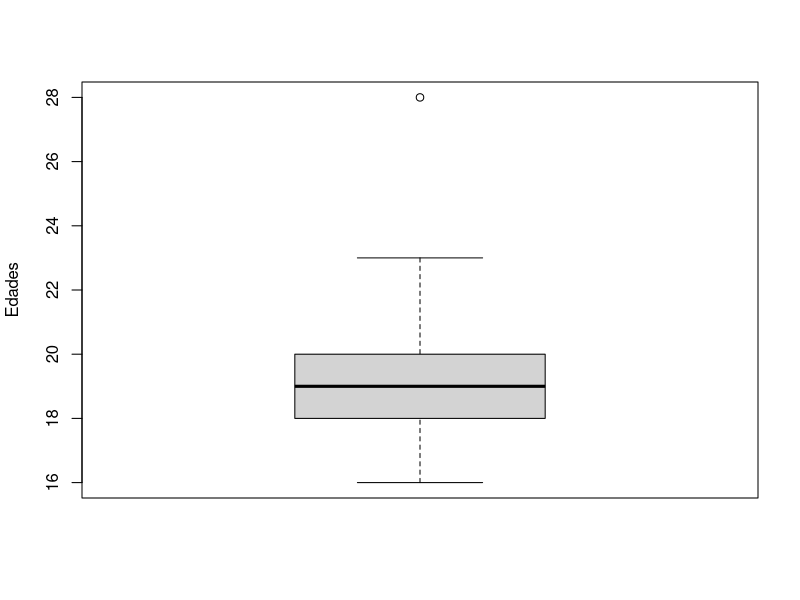
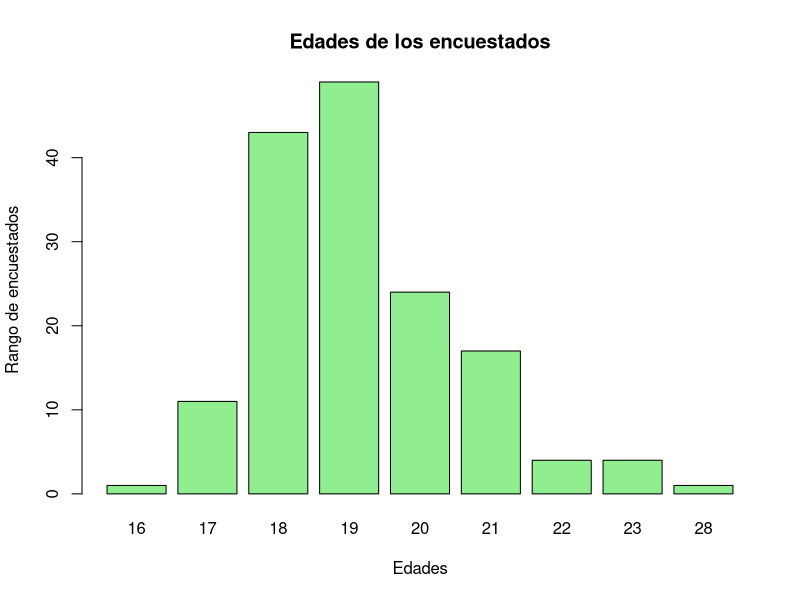
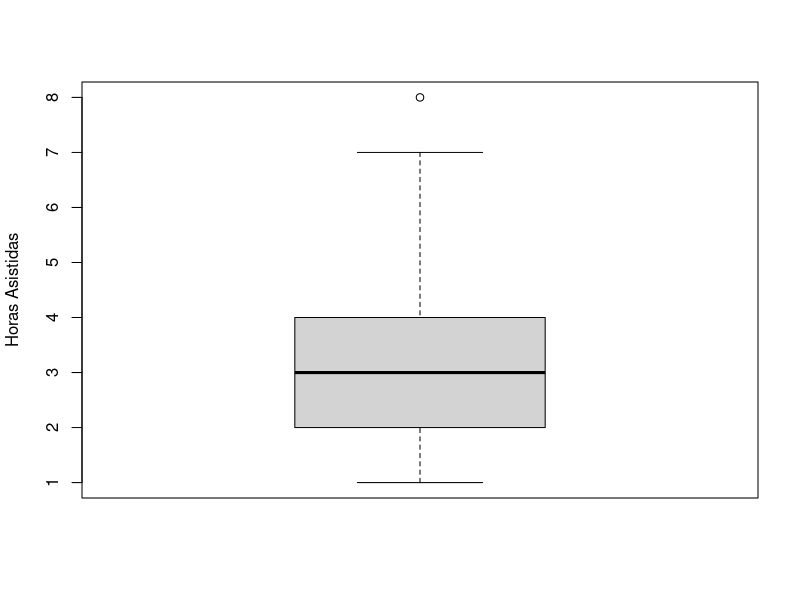
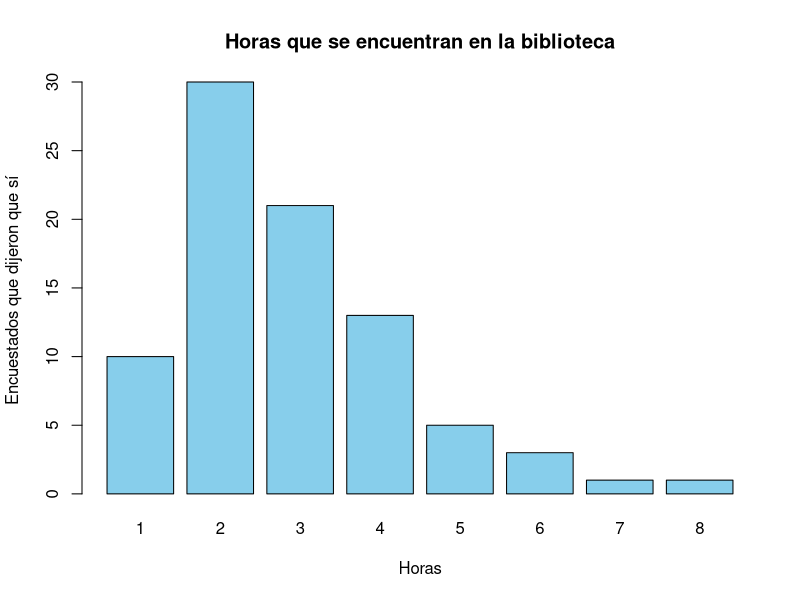
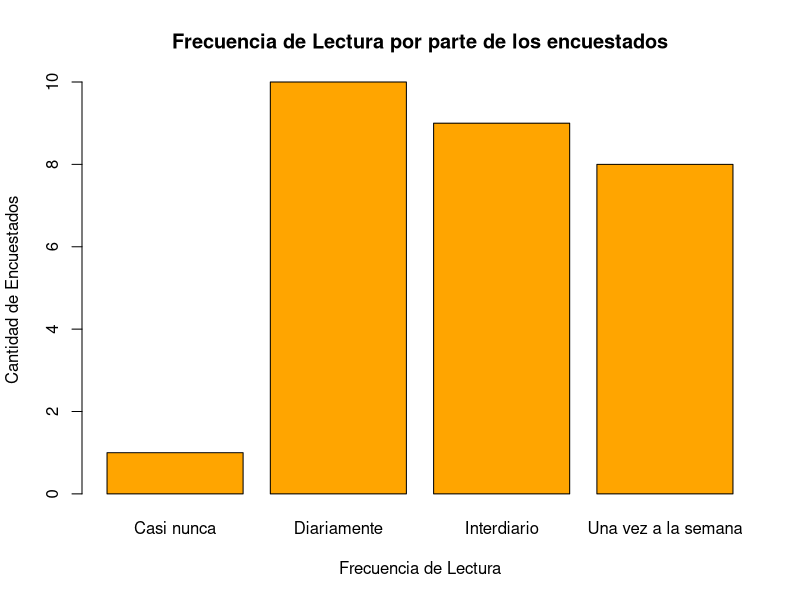
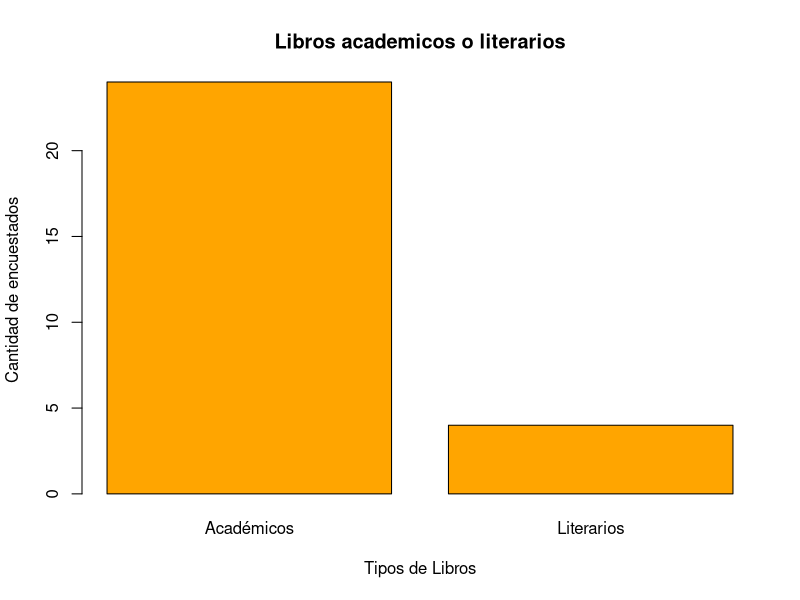
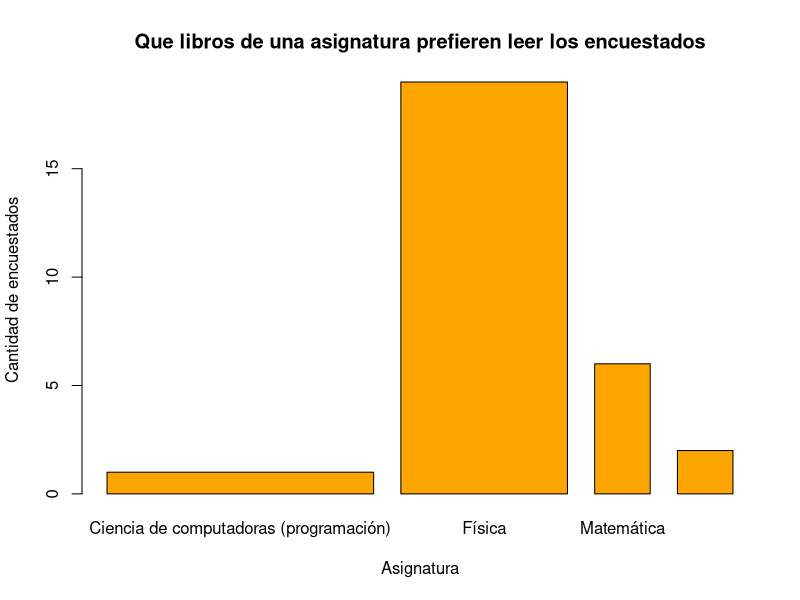
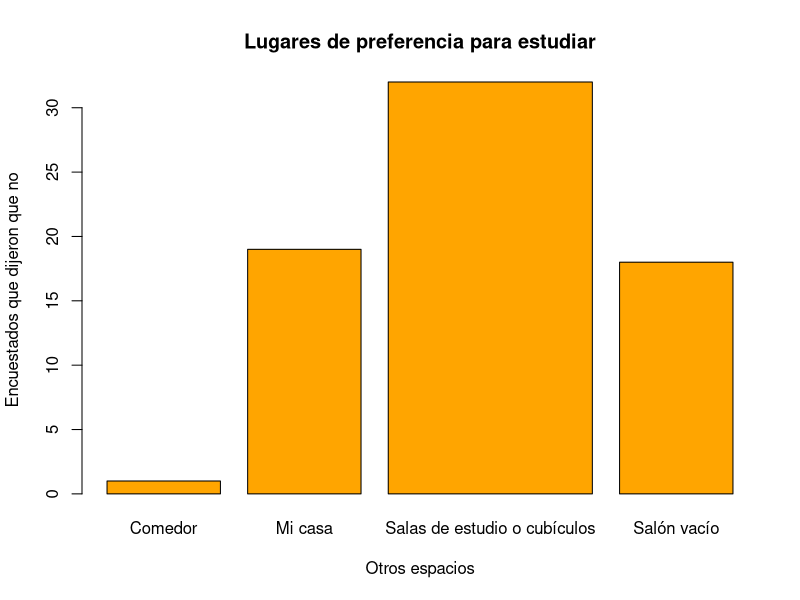

Recreate these plots in R, in order.
## ---- chunk 1
list.of.packages <- c("readr","dplyr","ggplot2","stringr","stringi","tidyverse","modeest")
new.packages <- list.of.packages[!(list.of.packages %in% installed.packages()[,"Package"])]
if(length(new.packages)) install.packages(new.packages)

## ---- chunk 2
library(readr)
library(dplyr)
library(stringr)
library(stringi)
library(ggplot2)
library(tidyverse)
library(modeest)
## ---- chunk 3
DF <- read_csv("Encuestados1.csv")
## ---- chunk 4
DF %>% select(-1)-> DF
DF %>% select(-20)-> DF
# Se elimina la columna que indica la hora de llenado de la encuesta y la columna que contiene los correos de los encuestados (es una encuesta anónima, se utilizo el correo para verificar que no eran datos repetidos)

## ---- chunk 5
rename(DF, Edad = `¿Qué edad tienes?`, Carrera = `¿Que carrera estudias?`, Asistencia = `¿Sueles frecuentar la biblioteca`, HorasAsis = `¿Cuántas horas al día vas a la biblioteca ? (en horas; ejemplo: 3 horas y media=3.5 h)`, Actividades = `¿Qué acciones realizas en la biblioteca`, Motivo = `¿Por qué no usas la biblioteca?`, OtrosEspacios = `¿Qué otro lugar prefieres antes de la biblioteca?`, MejorasBiblio = `¿Qué mejorarías a la biblioteca para empezar a usarla?`, AComputadoras = `¿Qué acciones realizas al reservar una computadora?`, Rendimiento1 = `¿Tuviste una mejora en tus notas al utilizar este espacio educativo?...11`, Implementaciones = `¿Crees que la biblioteca puede ser mejor? ¿Qué mejoras implementarías?`, FrecuenciaLec = `¿Cuán seguido lees?`, Preferencias =`¿Qué tipo de libros lees más?\n`, Tipodelibros = `¿De qué asignatura son los libros académicos que sueles leer?\n`, Rendimiento2 = `¿Tuviste una mejora en tus notas al utilizar este espacio educativo?...16`, Recomendaciones1 = `¿Crees que la biblioteca puede ser mejor y que mejora le harías?...17`, ActPEr = `¿Qué actividades personales realizas en la biblioteca?`, Rendimiento3 = `¿Tuviste una mejora en tus notas al utilizar este espacio educativo?...19`, Recomendaciones2 = `¿Crees que la biblioteca puede ser mejor y que mejora le harías?...20`) -> DF
## ---- chunk 6
names(DF)
## ---- chunk 7
summary(DF)
## ---- chunk 8
DFSi <- DF[grep("Sí", DF$Asistencia),]
DFSi
## ---- chunk 9
DFSi %>% select(-6) %>% select(-6) %>% select(-6)-> DFSi
DFSi
## ---- chunk 10
DFNo <- DF[grep("No", DF$Asistencia),]
DFNo
## ---- chunk 11
DFNo <- DFNo[, -c(4,5,9,10,11,12,13,14,15,16,17,18,19)]
DFNo
## ---- chunk 12
table(complete.cases(DFNo), useNA = "ifany")
## ---- chunk 13
#Se unen los rendimientos (Rendimiento1, Rendimiento 2, Rendimiento 3)
RendimientoTotal <- data.frame(cbind(DFSi$Rendimiento1,DFSi$Rendimiento2,DFSi$Rendimiento3))
RendimientoTotal[RendimientoTotal == "Sí"] <- "1"
RendimientoTotal[RendimientoTotal == "No"] <- "0"
RendimientoTotal[is.na(RendimientoTotal)] <- "0"
RendimientoTotal$X1 <- as.numeric(RendimientoTotal$X1)
RendimientoTotal$X2 <- as.numeric(RendimientoTotal$X2)
RendimientoTotal$X3 <- as.numeric(RendimientoTotal$X3)
DFSi <- cbind(DFSi,(RendimientoTotal$X1 + RendimientoTotal$X2 + RendimientoTotal$X3))
## ---- chunk 14
DFSi %>% rename( RenTotal = `(RendimientoTotal$X1 + RendimientoTotal$X2 + RendimientoTotal$X3)`) -> DFSi
DFSi$RenTotal <- as.character(DFSi$RenTotal)
DFSi$`Rendimiento1` <- NULL
DFSi$`Rendimiento2` <- NULL
DFSi$`Rendimiento3` <- NULL
DFSi$RenTotal[DFSi$RenTotal == "1"] <- "Sí"
DFSi$RenTotal[DFSi$RenTotal == "0"] <- "No"
## ---- chunk 15
DF %>% select(HorasAsis) %>% group_by(HorasAsis) %>% summarize(n()) 
## ---- chunk 16
DFSi$HorasAsis = as.numeric(gsub("[^0-9.]+", "", DFSi$HorasAsis))
table(DFSi$HorasAsis)
which(DFSi$HorasAsis == "0.1")
which(DFSi$HorasAsis == "1.5")
which(DFSi$HorasAsis == "7.556")
which(DFSi$HorasAsis == "12")
## ---- chunk 17
DFSi$HorasAsis[40] <- 1
DFSi$HorasAsis[42] <- 2
DFSi$HorasAsis[58] <- 8
DFSi$HorasAsis[59] <- 2
DFSi$HorasAsis[74] <- 2
## ---- chunk 18
DFSi %>% select(HorasAsis) %>% group_by(HorasAsis) %>% summarize(n())
## ---- chunk 19
DFSi$HorasAsis <- as.numeric(DFSi$HorasAsis)
## ---- chunk 20
DFCom <- DFSi[grep("Usar la computadora", DFSi$Actividades),]
## ---- chunk 21
head(DFCom)
## ---- chunk 22
DFlib <- DFSi[grep("Recoger un libro", DFSi$Actividades),]
## ---- chunk 23
DFlib2 <- DFSi[grep("Leer un libro", DFSi$Actividades),]
## ---- chunk 24
DFLibro <- rbind(DFlib, DFlib2)
## ---- chunk 25
DFAP <- DFSi[grep("Actividades personales", DFSi$Actividades),]
## ---- chunk 26
head(DFAP)
## ---- chunk 27
head(DFNo$MejorasBiblio)

## ---- chunk 28
DFIn <- DFCom[grep("Investigar sobre trabajos de la universidad", DFCom$AComputadoras),]
## ---- chunk 29
DFIn
## ---- chunk 30
DFClass <- DFCom[grep("Recibir clases en ella", DFCom$AComputadoras),]
## ---- chunk 31
DFEx <- DFCom[grep("Dar o realizar exámenes", DFCom$AComputadoras),]
## ---- chunk 32
DFTar <- DFCom[grep("Realizar tareas", DFCom$AComputadoras),]
## ---- chunk 33
DFAca <- DFLibro[grep("Académicos", DFLibro$Preferencias),]
## ---- chunk 34
DFLiter <- DFLibro[grep("Literarios", DFLibro$Preferencias),]
## ---- chunk 35
DFFis <- DFLibro[grep("Física", DFLibro$Tipodelibros),]
## ---- chunk 36
DFQui <- DFLibro[grep("Química", DFLibro$Tipodelibros),]
## ---- chunk 37
DFCS  <- DFLibro[grep("Ciencias de computadoras (programación)", DFLibro$Tipodelibros),]
## ---- chunk 38
DFMate <- DFLibro[grep("Matemática", DFLibro$Tipodelibros),]
## ---- chunk 39
DFHablar <- DFAP[grep("Hablar", DFAP$ActPEr),]
## ---- chunk 40
DFDescan <- DFAP[grep("Reposar", DFAP$ActPEr),]
## ---- chunk 41
DFBusca <- DFAP[grep("Buscar a un compañero", DFAP$ActPEr),]
## ---- chunk 42
cat("Moda de preferencia de otros lugares: ", mfv(DFNo$OtrosEspacios),'\n')
## ---- chunk 43
cat("Moda de preferencia por actividades que se realizan en la biblioteca:",mfv(DFSi$Actividades),'\n')
## ---- chunk 44
cat("Moda de frecuencia de lectura por parte de los alumnos: ",mfv(DF$FrecuenciaLec, na_rm=T),'\n')
## ---- chunk 45
cat("Moda del tipo de libro que lee el encuestado: ",mfv(DF$Preferencias, na_rm=T),'\n')
## ---- chunk 46
cat("Moda de la asignatura que pertenece el libro que lee el encuestado: ",mfv(DF$Tipodelibros, na_rm=T),'\n')
## ---- chunk 47
cat("Moda de que motivos influyen en el encuestado para no usar la biblioteca: ",mfv(DF$Motivo, na_rm=T),'\n')

## ---- chunk 48
round(mean(DF$Edad),2)
## ---- chunk 49
cat('Moda: ',mfv(DF$Edad),'\n' )
## ---- chunk 50
cat('Mediana: ',median(DF$Edad),'\n' )
## ---- chunk 51
cat('Rango: ',range(DF$Edad),'\n' )
## ---- chunk 52
cat('Rango Intercuartil: ',round(IQR(DF$Edad),2),'\n' )
## ---- chunk 53
round(mean(DFSi$HorasAsis),2)
## ---- chunk 54
cat('Moda: ',mfv(DFSi$HorasAsis,na_rm=T),'\n' )
## ---- chunk 55
cat('Mediana: ',median(DFSi$HorasAsis,na_rm=T),'\n' )
## ---- chunk 56
cat('Rango: ',range(DFSi$HorasAsis,na_rm=T),'\n' )
## ---- chunk 57
cat('Rango intercuartil: ',round(IQR(DFSi$HorasAsis),2),'\n')
## ---- chunk 58
boxplot(DF$Edad,ylab="Edades", na.rm=T)
## ---- chunk 59
barplot(table(DF$Edad), main = "Edades de los encuestados"
                        , ylab = "Rango de encuestados"
                        , xlab = "Edades"
                        , col  = "lightgreen" ) 
## ---- chunk 60
DF$HorasAsis <- as.numeric(DF$HorasAsis) 

boxplot(DFSi$HorasAsis,ylab="Horas Asistidas", na.rm=T)
## ---- chunk 61
barplot(table(DFSi$HorasAsis), main = "Horas que se encuentran en la biblioteca"
                             , ylab = "Encuestados que dijeron que sí"
                             , xlab = "Horas"
                             , col = "skyblue")
## ---- chunk 62
barplot(table(DF$FrecuenciaLec), main = "Frecuencia de Lectura por parte de los encuestados"
                             , ylab = "Cantidad de Encuestados"
                             , xlab = "Frecuencia de Lectura"
                             , col = "#FFA500")
## ---- chunk 63
barplot(table(DF$Preferencias), main = "Libros academicos o literarios"
                             , ylab = "Cantidad de encuestados"
                             , xlab = "Tipos de Libros"
                             , col = "#FFA500")
## ---- chunk 64
barplot(table(DF$Tipodelibros), main = "Que libros de una asignatura prefieren leer los encuestados",width = c(4.8, 3,1, 1)

                             , ylab = "Cantidad de encuestados"
                             , xlab = "Asignatura"
                             , col = "#FFA500")
## ---- chunk 65
barplot(table(DFNo$OtrosEspacios), main = "Lugares de preferencia para estudiar"
                           ,width = c(1, 1,1.8, 1)  
        , ylab = "Encuestados que dijeron que no"
                             , xlab = "Otros espacios"
                             , col = "#FFA500")
## ---- chunk 66
ggplot(DFLibro, aes(x = FrecuenciaLec, y = Edad, fill= FrecuenciaLec)) +
  stat_boxplot(geom = "errorbar", # Error
               width = 0.5) + # ancho
  geom_boxplot()+guides(fill = guide_legend(title = "Frecuencua de Lectura - Edad"))
table(DFLibro$FrecuenciaLec, DFLibro$Edad)
## ---- chunk 67
ggplot(DFNo, aes(x = Motivo)) + geom_bar(aes(fill = OtrosEspacios), position = "dodge", width = 0.5) +  theme(axis.text.x = element_text(angle = 90, vjust = 0.5, hjust=1))
## ---- chunk 68
ggplot(DFSi, aes(x = RenTotal, y = HorasAsis, fill= RenTotal)) +
  stat_boxplot(geom = "errorbar", # Error
               width = 0.5) + # ancho
  geom_boxplot()+guides(fill = guide_legend(title = "Rendimiento - Horas de Asistencia")) + scale_fill_hue(labels = c("No aumentó", "Sí aumentó su rendimiento"))
## ---- chunk 69
RenFrec<-table(DFLibro$FrecuenciaLec, DFLibro$RenTo)
mosaicplot(RenFrec,col=c("yellow","turquoise")
           , main = "Comparativa del rendimiento con la frecuencia de lectura")
## ---- chunk 70
RenFrec<-table(DFLibro$FrecuenciaLec, DFLibro$Preferencias)
mosaicplot(RenFrec,col=c("yellow","turquoise")
           , main = "Comparativa del Tipo de Libro con la frecuencia de lectura"
           )
